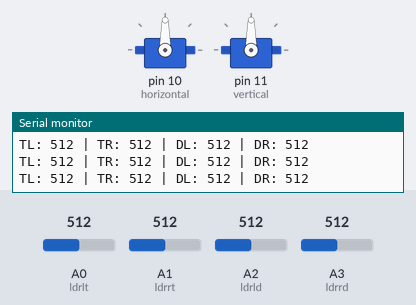
A sketch run on a simulated Arduino Uno, built with avr-gcc and run on an emulated ATmega328P. Shown: 2 × servo, the last lines printed to the serial monitor. The test bench sets the inputs (shaded band); at power-on: A0 (ldrlt) = 512, A1 (ldrrt) = 512, A2 (ldrld) = 512, A3 (ldrrd) = 512.

Above: at 3.2 s.
3.3 s: A0 (ldrlt) set to 605
4.8 s: A0 (ldrlt) set to 632
At 5.4 s:
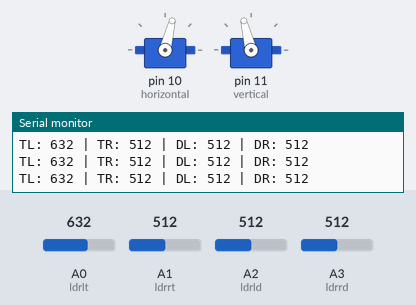
7.8 s: A1 (ldrrt) set to 482
At 8.8 s:
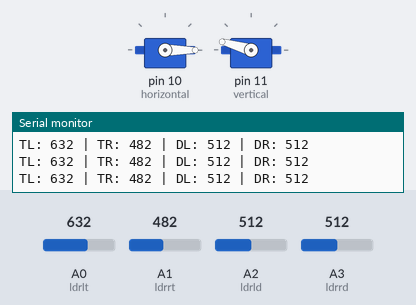
10.8 s: A2 (ldrld) set to 492
At 12.3 s:
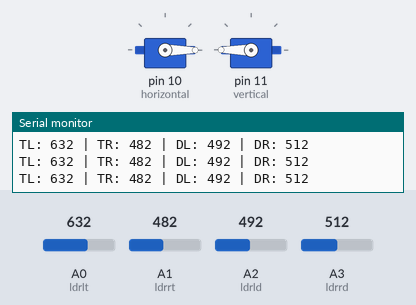
13.8 s: A1 (ldrrt) set to 30
At 14.96 s:
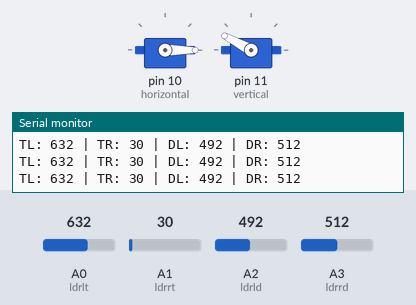
16.8 s: A1 (ldrrt) set to 716
At 17.7 s:
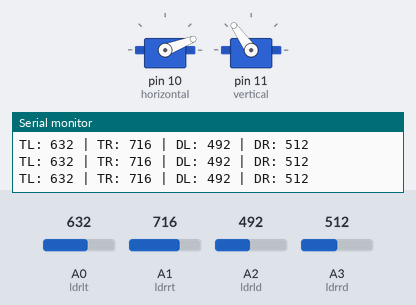
Timing chart, 0 to 22.4 s (numbered marks = the images above; inputs shaded):
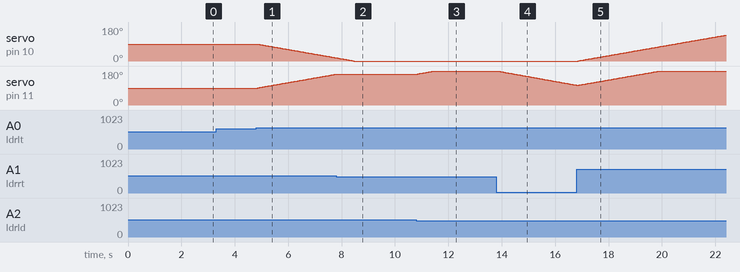

Measured:
- the behaviour switches between 613 and 614 on A0 (ldrlt) (found by bisection; images 0 and 1)
- the behaviour switches between 494 and 493 on A1 (ldrrt) (found by bisection; images 1 and 2)
- the behaviour switches between 502 and 501 on A2 (ldrld) (found by bisection; images 2 and 3)
- after the input at 4.8 s, servo on pin 10 (horizontal): moves from 90° to 17° over 2.9 s, starting after 0.05 s; servo on pin 11 (vertical): moves from 90° to 163° over 2.9 s, starting after 0.05 s
- after the input at 7.8 s, servo on pin 11 (vertical): goes on until 7.8 s, then stays 164°
- after the input at 10.8 s, servo on pin 11 (vertical): moves from 164° to 180° over 0.61 s, starting after 0.06 s
- after the input at 13.8 s, servo on pin 11 (vertical): moves from 180° to 105° over 2.9 s, starting after 0.06 s
- after the input at 16.8 s, servo on pin 10 (horizontal): moves from 0° to 137° over 5.5 s, starting after 0.06 s

The sketch:

SolarTracker.ino
```cpp
#include <Servo.h>

Servo horizontal;
int servoh = 90;   // Horizontal servo start position

Servo vertical;
int servov = 90;   // Vertical servo start position

// LDR pins -
int ldrlt = A0; // top left
int ldrrt = A1; // top right
int ldrld = A2; // down left
int ldrrd = A3; // down right

void setup() {
  Serial.begin(9600);
  horizontal.attach(10); // Horizontal servo pin
  vertical.attach(11);   // Vertical servo pin

  horizontal.write(servoh);
  vertical.write(servov);
  delay(2000);
}

void loop() {
  int lt = analogRead(ldrlt); // top left
  int rt = analogRead(ldrrt); // top right
  int ld = analogRead(ldrld); // down left
  int rd = analogRead(ldrrd); // down right

  Serial.print("TL: "); Serial.print(lt); Serial.print(" | ");
  Serial.print("TR: "); Serial.print(rt); Serial.print(" | ");
  Serial.print("DL: "); Serial.print(ld); Serial.print(" | ");
  Serial.print("DR: "); Serial.println(rd);

  int dtime = 10;
  int tol = 50;

  int avt = (lt + rt) / 2; // average top
  int avd = (ld + rd) / 2; // average down
  int avl = (lt + ld) / 2; // average left
  int avr = (rt + rd) / 2; // average right

  int dvert = avt - avd; // check difference up/down
  int dhoriz = avl - avr; // check difference left/right

  // Vertical movement
  if (-1*tol > dvert || dvert > tol) {
    if (avt > avd) {
      servov = ++servov;
      if (servov > 180) { servov = 180; }
    } else if (avt < avd) {
      servov = --servov;
      if (servov < 0) { servov = 0; }
    }
    vertical.write(servov);
  }

  // Horizontal movement
  if (-1*tol > dhoriz || dhoriz > tol) {
    if (avl > avr) {
      servoh = --servoh;
      if (servoh < 0) { servoh = 0; }
    } else if (avl < avr) {
      servoh = ++servoh;
      if (servoh > 180) { servoh = 180; }
    }
    horizontal.write(servoh);
  }

  delay(dtime);
}
```
